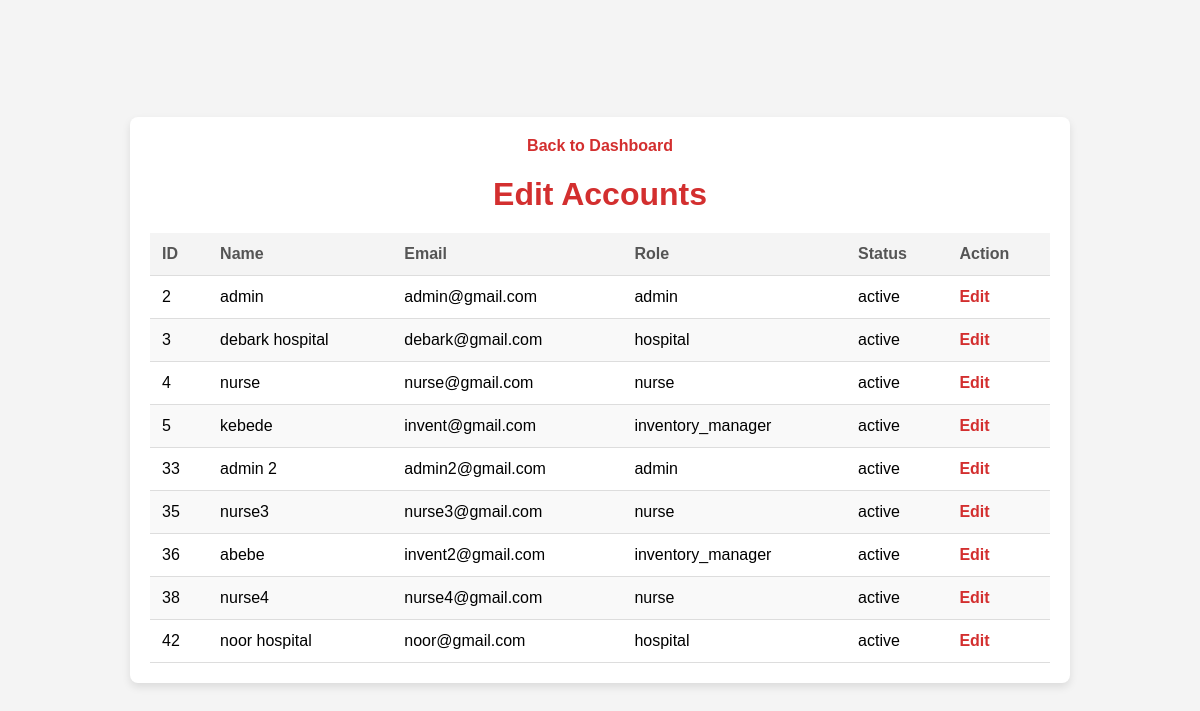
/pages/admin/edit_account.php (signed in), run on the app's committed database.
### tables this page shows
CREATE TABLE `users` (
  `id` int(11) NOT NULL,
  `name` varchar(100) DEFAULT NULL,
  `email` varchar(100) DEFAULT NULL,
  `password` varchar(255) DEFAULT NULL,
  `role` enum('admin','donor','nurse','inventory_manager','hospital') NOT NULL,
  `is_verified` tinyint(1) DEFAULT 0,
  `last_donation_date` date DEFAULT NULL,
  `verification_token` varchar(255) DEFAULT NULL,
  `height` varchar(10) DEFAULT NULL,
  `weight` varchar(10) DEFAULT NULL,
  `blood_type` varchar(10) DEFAULT NULL,
  `sex` enum('Male','Female') NOT NULL,
  `profile_picture` varchar(255) DEFAULT NULL,
  `phone` varchar(15) DEFAULT NULL,
  `address` varchar(255) DEFAULT NULL,
  `status` enum('active','blocked') DEFAULT 'active'
);

### pages/admin/edit_account.php (the view, shortened to what this page needs)
<?php
include '../../includes/db.php';
$stmt = $mysqli->prepare("SELECT id, name, email, role, status FROM users WHERE role != 'donor'");
$stmt->execute();
$result = $stmt->get_result();
?>
<!DOCTYPE html>
<html lang="en">
<head>
    <link rel="stylesheet" href="../../css/styles.css">
</head>
<body>
<div class="container">
    <div class="nav-links">
        <a href="index.php">Back to Dashboard</a>
    </div>
    <h1>Edit Accounts</h1>
    <table>
        <thead>
            <tr>
                <th>ID</th>
                <th>Name</th>
                <th>Email</th>
                <th>Role</th>
                <th>Status</th>
                <th>Action</th>
            </tr>
        </thead>
        <tbody>
            <?php while ($user = $result->fetch_assoc()): ?>
                <tr>
                    <td><?php echo htmlspecialchars($user['id']); ?></td>
                    <td><?php echo htmlspecialchars($user['name']); ?></td>
                    <td><?php echo htmlspecialchars($user['email']); ?></td>
                    <td><?php echo htmlspecialchars($user['role']); ?></td>
                    <td><?php echo htmlspecialchars($user['status']); ?></td>
                    <td><a href="edit_user_form.php?id=<?php echo $user['id']; ?>">Edit</a></td>
                </tr>
            <?php endwhile; ?>
        </tbody>
    </table>
</div>
</body>
</html>

### css/styles.css (style rules this page uses)
body { font-family: Arial, sans-serif; margin: 0; padding: 0; }

### pages/admin/edit_account.php (style rules this page uses)
body { font-family: Arial, sans-serif; background-color: #f4f4f4; margin: 0; padding: 0; display: flex; justify-content: center; align-items: center; height: 100vh; }
.container { background-color: #fff; border-radius: 8px; box-shadow: 0 4px 8px rgba(0, 0, 0, 0.1); padding: 20px; max-width: 900px; width: 100%; }
h1 { text-align: center; color: #d32f2f; margin-bottom: 20px; }
table { width: 100%; border-collapse: collapse; }
th, td { padding: 12px; text-align: left; border-bottom: 1px solid #ddd; }
th { background-color: #f4f4f4; color: #555; }
tr:nth-child(even) { background-color: #f9f9f9; }
a { text-decoration: none; color: #d32f2f; font-weight: bold; }
.nav-links { margin-bottom: 20px; text-align: center; }
.nav-links a { margin: 0 10px; color: #d32f2f; font-weight: bold; text-decoration: none; }

### data on the page
users: id "2", name "admin", email "admin@gmail.com", role "admin", status "active"
users: id "3", name "debark hospital", email "debark@gmail.com", role "hospital", status "active"
users: id "4", name "nurse", email "nurse@gmail.com", role "nurse", status "active"
users: id "5", name "kebede", email "invent@gmail.com", role "inventory_manager", status "active"
users: id "33", name "admin 2", email "admin2@gmail.com", role "admin", status "active"
users: id "35", name "nurse3", email "nurse3@gmail.com", role "nurse", status "active"
users: id "36", name "abebe", email "invent2@gmail.com", role "inventory_manager", status "active"
users: id "38", name "nurse4", email "nurse4@gmail.com", role "nurse", status "active"
users: id "42", name "noor hospital", email "noor@gmail.com", role "hospital", status "active"
